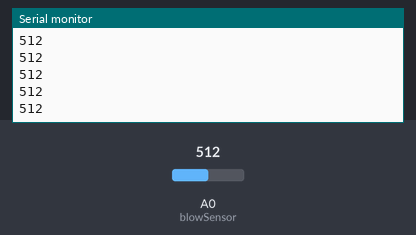
This sketch was run on a simulated Arduino Uno, built with avr-gcc and run on an emulated ATmega328P. Shown: the last lines printed to the serial monitor. The test bench sets the inputs (shaded band); at power-on: A0 (blowSensor) = 512.

Above: at 1.2 s.
1.3 s: A0 (blowSensor) set to 716
At 2.1 s:
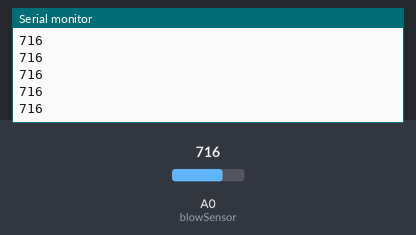
2.8 s: A0 (blowSensor) set to 900
At 3.7 s:
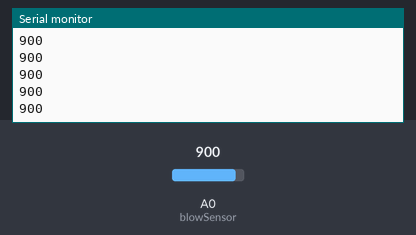
Timing chart, 0 to 5.8 s (numbered marks = the images above; inputs shaded):
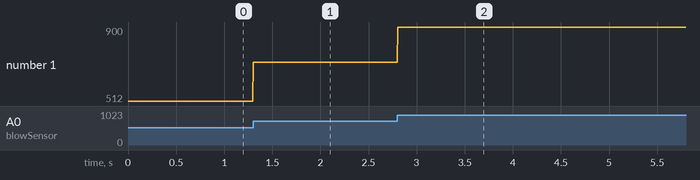

Measured:
- after the input at 1.3 s, the serial monitor: prints a new line at once (image 1)
- after the input at 2.8 s, the serial monitor: prints a new line at once (image 2)
- plotted number 1: 512 → 716 after the input at 1.3 s, 716 → 900 after the input at 2.8 s

The sketch:

piezo-blow-sensor.ino
```cpp
int blowSensor = A0;
int sensorReading = 0;


void setup() {
  // put your setup code here, to run once:
Serial.begin(9600);
}

void loop() {
  // put your main code here, to run repeatedly:
sensorReading = analogRead(blowSensor);
byte byteToSend = map(sensorReading, 0, 1023, 0, 255);

//Serial.print("Blow Sensor: ");
Serial.println(sensorReading);

delay(5);

}
```
